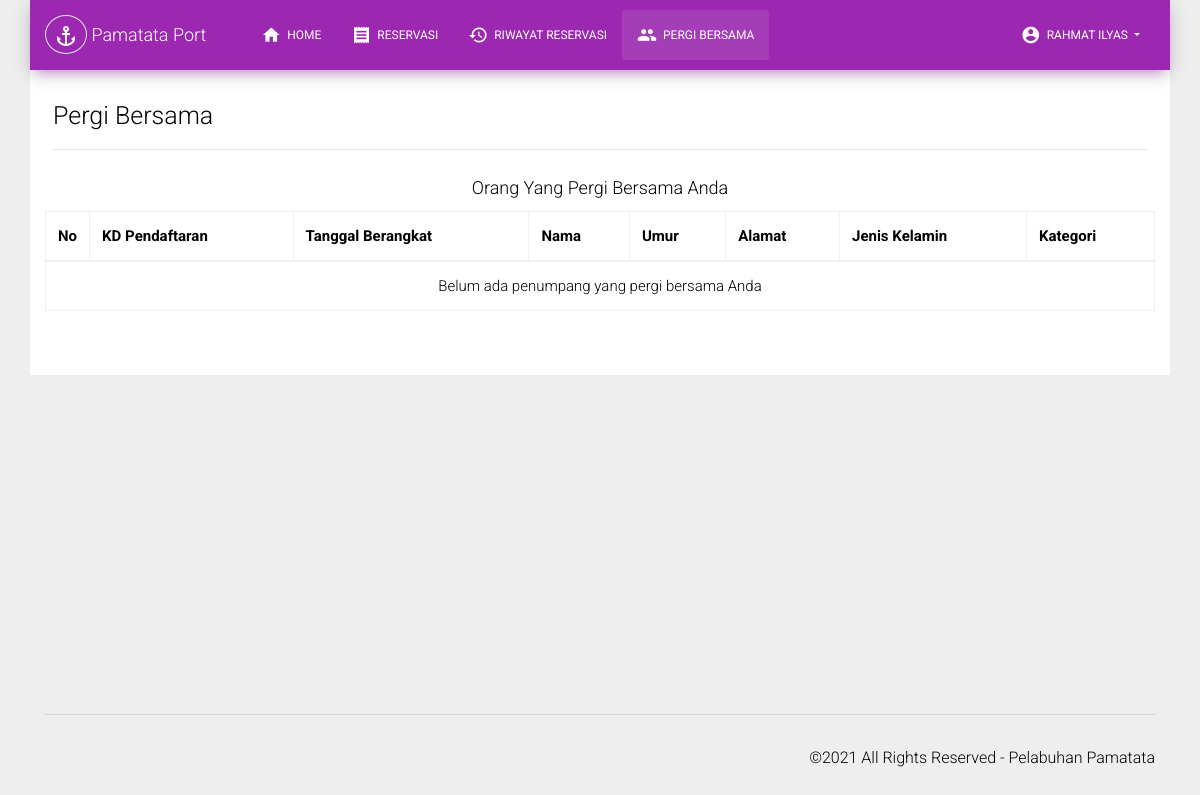
The app's page /users/penumpang-lain.php (signed in), older data.
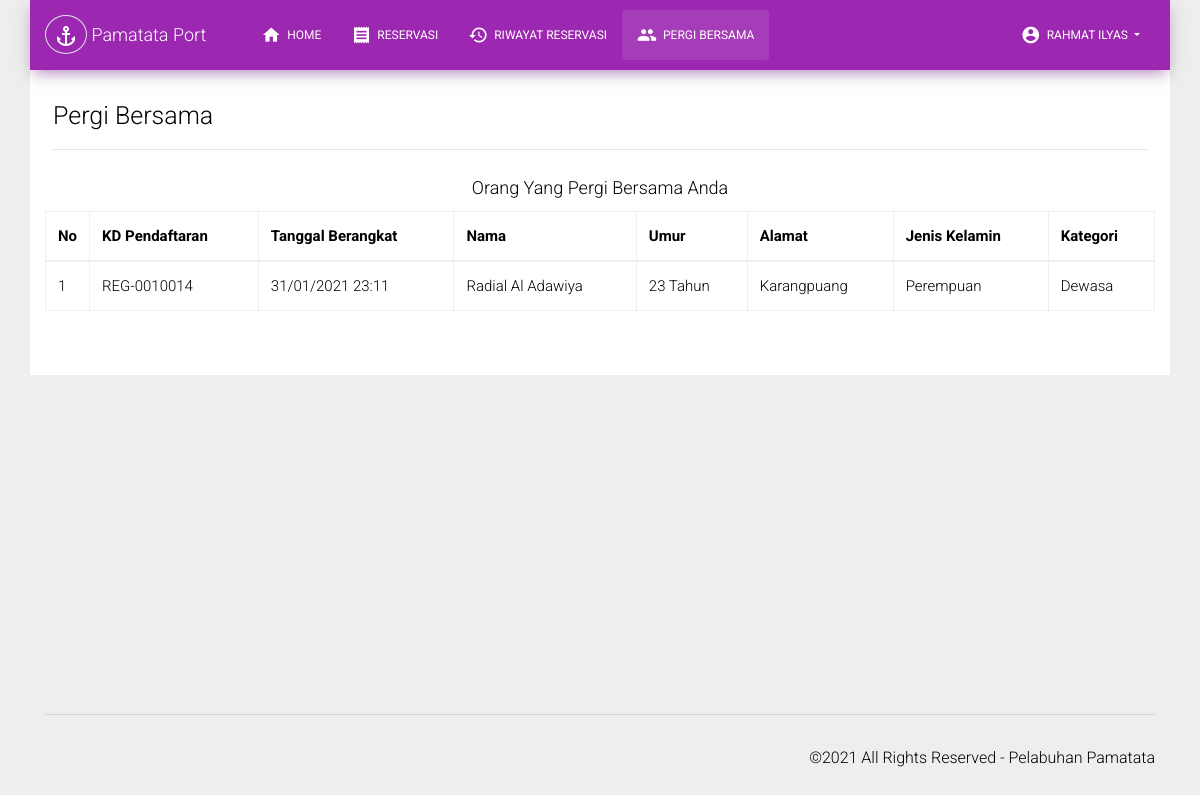
The same page, newer data.
### tables this page shows
CREATE TABLE `tb_users` (
  `id` int NOT NULL,
  `nama` varchar(255) NOT NULL,
  `umur` varchar(255) NOT NULL,
  `alamat` varchar(255) NOT NULL,
  `jenis_kelamin` varchar(255) NOT NULL,
  `telepon` varchar(255) NOT NULL,
  `email` varchar(255) NOT NULL,
  `password` varchar(255) NOT NULL
);

CREATE TABLE `tb_penumpang` (
  `id` int NOT NULL,
  `user_id` int NOT NULL,
  `kapal_id` int NOT NULL,
  `tujuan` varchar(255) NOT NULL,
  `kd_pendaftaran` varchar(255) NOT NULL,
  `nomor_tiket` varchar(255) NOT NULL,
  `nama` varchar(255) NOT NULL,
  `umur` int NOT NULL,
  `alamat` varchar(255) NOT NULL,
  `jenis_kelamin` varchar(255) NOT NULL,
  `kategori` varchar(255) NOT NULL,
  `tanggal_daftar` datetime NOT NULL,
  `status` varchar(255) NOT NULL
);

### users/penumpang-lain.php (the view, shortened to what this page needs)
<?php
require('template/header.php');
$nama = $user['nama'];
$penumpang = mysqli_query($conn, "SELECT * FROM tb_penumpang WHERE user_id='$user_id' AND nama!='$nama' AND status!='Batal'");
?>
<div class="container bg-white pb-5">
  <div class="p-2">
    <h3>Pergi Bersama</h3>
    <hr>
  </div>
  <div class="row">
    <div class="col-md-12 ml-auto mr-auto mt-0">
      <h4 class="mt-0 text-center">Orang Yang Pergi Bersama Anda</h4>
      <table id="datatable" class="table table-bordered" style="font-size: 15px;">
        <thead>
          <tr>
            <th width="10">No</th>
            <th>KD Pendaftaran</th>
            <th>Tanggal Berangkat</th>
            <th>Nama</th>
            <th>Umur</th>
            <th>Alamat</th>
            <th>Jenis Kelamin</th>
            <th>Kategori</th>
          </tr>
        </thead>
        <tbody>
          <?php $no = 1; foreach ($penumpang as $dta) { ?>
            <tr>
              <td><?= $no ?></td>
              <td><?= $dta['kd_pendaftaran'] ?></td>
              <td><?= date('d/m/Y H:i', strtotime($dta['tanggal_daftar'])) ?></td>
              <td><?= $dta['nama'] ?></td>
              <td><?= $dta['umur'] ?> Tahun</td>
              <td><?= $dta['alamat'] ?></td>
              <td><?= $dta['jenis_kelamin'] ?></td>
              <td><?= $dta['kategori'] ?></td>
            </tr>
            <?php $no = $no + 1;
          }
          if ($no == 1) { ?>
            <tr class="text-center">
              <td colspan="8">
                <span>Belum ada penumpang yang pergi bersama Anda</span>
              </td>
            </tr>
          <?php } ?>
        </tbody>
      </table>
    </div>
  </div>
</div>
<?php
require('template/footer.php');
?>

### users/template/header.php (shortened to what this page needs)
<?php
require('../config.php');
$user_id = $_SESSION['user_id'];
$get_user = mysqli_query($conn, "SELECT * FROM tb_users WHERE id=$user_id");
$user = mysqli_fetch_assoc($get_user);
?>
<!DOCTYPE html>
<html lang="en">
<head>
  <link rel="stylesheet" href="https://maxcdn.bootstrapcdn.com/font-awesome/latest/css/font-awesome.min.css">
  <link href="assets/css/material-kit.css?v=2.0.7" rel="stylesheet" />
  <link href="assets/demo/demo.css" rel="stylesheet" />
</head>
<body class="landing-page sidebar-collapse">
  <nav class="navbar sticky-top navbar-expand-lg bg-primary container rounded-0 mb-0">
    <div class="container">
      <div class="navbar-translate mr-4">
        <a href="../index.php" class="navbar-brand">
          <span class="border rounded-circle p-2"><i class="material-icons">anchor</i></span>
          <span>Pamatata Port</span>
        </a>
      </div>
      <div class="collapse navbar-collapse">
        <ul class="navbar-nav">
          <li class="dropdown nav-item" id="home">
            <a href="panel.php" class="nav-link">
              <i class="material-icons">home</i> Home
            </a>
          </li>
          <li class="nav-item" id="reservasi">
            <a class="nav-link" href="data-reservasi.php">
              <i class="material-icons">receipt</i> Reservasi
            </a>
          </li>
          <li class="nav-item" id="riwayat">
            <a class="nav-link" href="riwayat-perjalanan.php">
              <i class="material-icons">history</i> Riwayat Reservasi
            </a>
          </li>
          <li class="nav-item" id="pergisama">
            <a class="nav-link" href="penumpang-lain.php">
              <i class="material-icons">people</i> Pergi Bersama
            </a>
          </li>
        </ul>
        <ul class="navbar-nav ml-auto">
          <li class="dropdown nav-item">
            <a href="javascript:;" class="dropdown-toggle nav-link" data-toggle="dropdown">
              <i class="material-icons">account_circle</i>
              <span><?= $user['nama'] ?></span>
            </a>
          </li>
        </ul>
      </div>
    </div>
  </nav>

### users/template/footer.php (shortened to what this page needs)
 <footer class="footer footer-default" id="set-footer">
    <div class="container">
      <hr>
      <div class="copyright float-right">
        ©<?= date('Y') ?> All Rights Reserved - Pelabuhan Pamatata
      </div>
    </div>
  </footer>
</body>
</html>

Row changes from the older to the newer data that the page shows:
added tb_penumpang: kd_pendaftaran "REG-0010014", tanggal_daftar "31/01/2021 23:11", nama "Radial Al Adawiya", umur "23", alamat "Karangpuang", jenis_kelamin "Perempuan", kategori "Dewasa"
Text that changed along with them:
text no longer shown: "Belum ada penumpang yang pergi bersama Anda"
